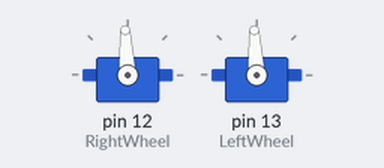
The sketch below on a simulated Arduino Uno, built with avr-gcc and run on an emulated ATmega328P. Shown: 2 × servo.

Above: at 0.05 s.
At 7.1 s:
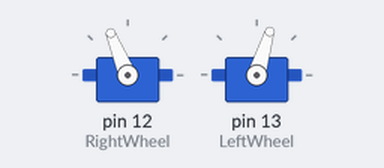
At 10.6 s:
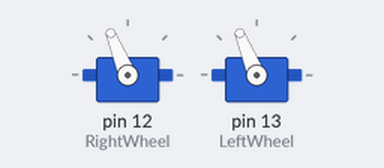
At 14.15 s:
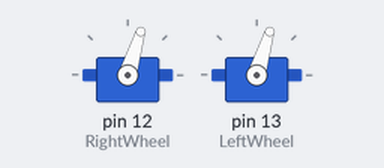
Timing chart, 0 to 18.4 s (numbered marks = the images above):
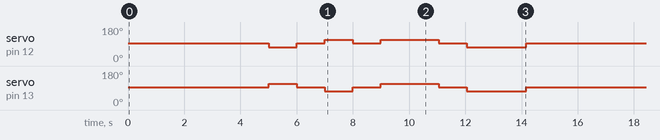

The sketch:

BOEBotMovementTest.ino
```cpp
#include <Servo.h>
Servo RightWheel;
Servo LeftWheel;

void setup() {
RightWheel.attach(12);
LeftWheel.attach(13);
}

void loop() {
RightWheel.writeMicroseconds(1500); //Signalling both wheels to stop...
LeftWheel.writeMicroseconds(1500);
delay(5000);                        // ...For 5 seconds

//Forward - Right wheel clockwise, left anticlockwise
RightWheel.writeMicroseconds(1300);
LeftWheel.writeMicroseconds(1700);
delay(1000); //Moves forward for 1 second
RightWheel.writeMicroseconds(1500);
LeftWheel.writeMicroseconds(1500); //stops

delay(1000); //delay of 1s between motions

//Backward - Right wheel anticlockwise, left clockwise
RightWheel.writeMicroseconds(1700);
LeftWheel.writeMicroseconds(1300);
delay(1000); //Moves backward for 1 second
RightWheel.writeMicroseconds(1500);
LeftWheel.writeMicroseconds(1500); //stops

delay(1000); //delay of 1s between motions

//Spin Right - Both wheels anticlockwise
RightWheel.writeMicroseconds(1700);
LeftWheel.writeMicroseconds(1700);
delay(2050); //delay of 2.05s, which results in a 360 degree turn right
RightWheel.writeMicroseconds(1500);
LeftWheel.writeMicroseconds(1500); //stops

delay(1000); //delay of 1s between motions

//Spin Left - Both wheels clockwise
RightWheel.writeMicroseconds(1300);
LeftWheel.writeMicroseconds(1300); //Both wheels turn anticlockwise, so robot turns clockwise
delay(2125); //delay of 2.125s, which results in a 360 degree turn left
RightWheel.writeMicroseconds(1500);
LeftWheel.writeMicroseconds(1500); //stops
}
```

Measured:
- by itself, servo on pin 13 (LeftWheel): repeats every 14.2 s: 93° 1.0 s, 73° 1.0 s, 93° 1.0 s, 112° 2.1 s, 93° 1.0 s, 73° 2.1 s, 93° 5.0 s, 112° 1.0 s
- by itself, servo on pin 12 (RightWheel): repeats every 14.2 s: 93° 1.0 s, 112° 1.0 s, 93° 1.0 s, 112° 2.1 s, 93° 1.0 s, 73° 2.1 s, 93° 5.0 s, 73° 1.0 s
